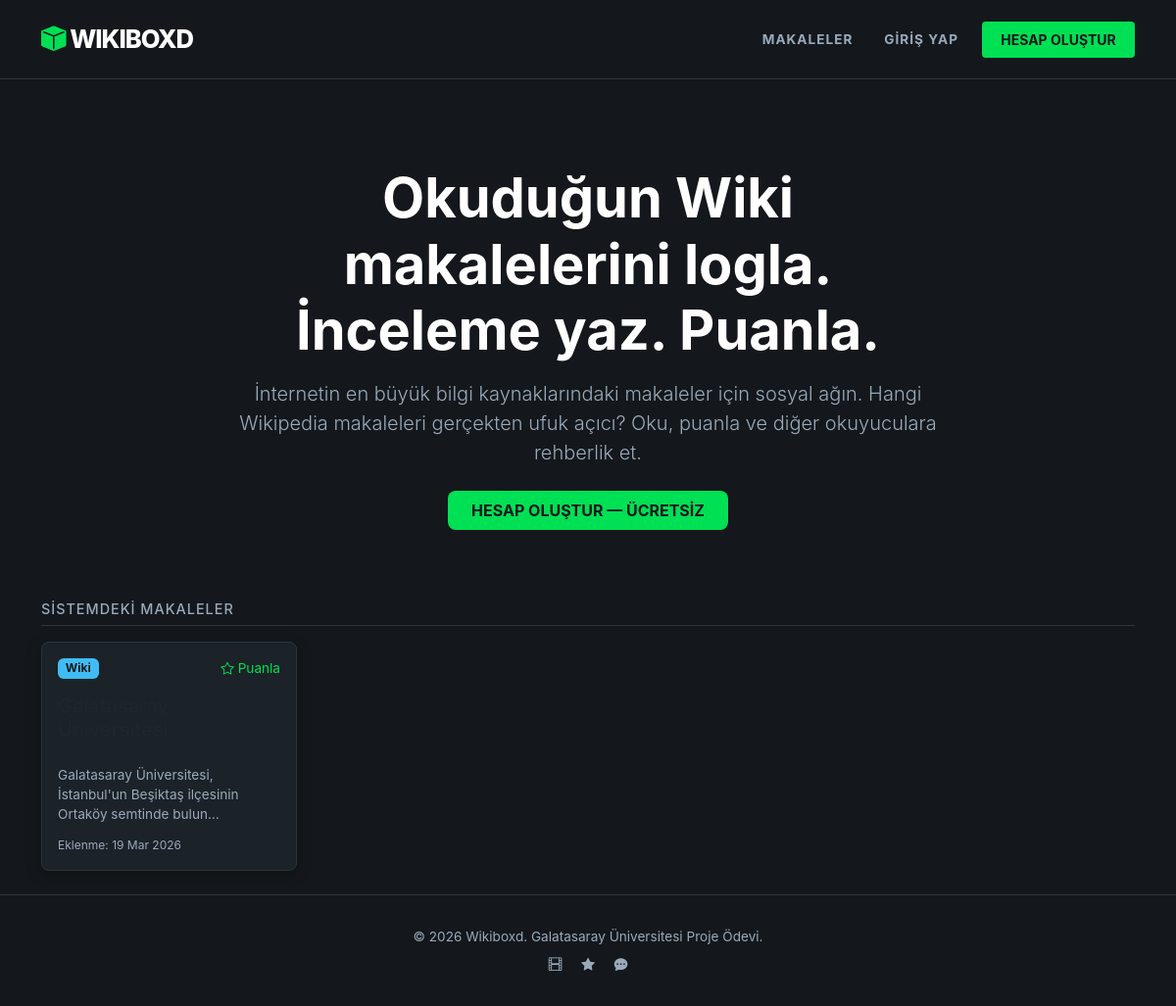
The page / on the database its author committed.
### articles/models.py (models this page shows, shortened)
class Article(models.Model):
    title = models.CharField(max_length=255)
    content = models.TextField()
    wiki_url = models.URLField(max_length=500, null=True, blank=True, unique=True)
    author = models.ForeignKey(User, on_delete=models.SET_NULL, null=True, related_name='articles')
    category = models.ForeignKey(Category, on_delete=models.SET_NULL, null=True, related_name='articles')
    created_at = models.DateTimeField(auto_now_add=True)
    updated_at = models.DateTimeField(auto_now=True)

### articles/views.py (the view)
# urls.py: path('', views.home, name='home'),
def home(request):
    articles_list = Article.objects.all().order_by('-created_at')
    context = {
        'articles': articles_list
    }
    return render(request, 'index.html', context)

### templates/index.html (shortened to what this page needs)
{% extends 'base.html' %}
{% block content %}
{% if not user.is_authenticated %}
<div class="container mt-5">
    <div class="row justify-content-center text-center">
        <div class="col-lg-8">
            <h1 class="display-4 fw-bold text-white mb-3">Okuduğun Wiki makalelerini logla. <br>İnceleme yaz. Puanla.</h1>
            <p class="lead mb-4" style="color: #9ab;">
                İnternetin en büyük bilgi kaynaklarındaki makaleler için sosyal ağın. Hangi Wikipedia makaleleri gerçekten ufuk açıcı? Oku, puanla ve diğer okuyuculara rehberlik et.
            </p>
            <a href="{% url 'users:register' %}" class="btn btn-brand btn-lg px-4 py-2 text-uppercase fs-6">Hesap Oluştur — Ücretsiz</a>
        </div>
    </div>
</div>
{% endif %}
<div class="container mt-5 pt-4">
    <div class="d-flex justify-content-between align-items-center mb-3 border-bottom pb-2" style="border-color: #2C3440 !important;">
        <h5 class="text-uppercase mb-0" style="color: #9ab; letter-spacing: 1px; font-size: 0.9rem;">Sistemdeki Makaleler</h5>
    </div>
    <div class="row row-cols-1 row-cols-md-2 row-cols-lg-4 g-4">
        {% for article in articles %}
        <div class="col">
            <a href="{% url 'articles:detail' article.id %}" class="text-decoration-none">
                <div class="card h-100 card-custom p-3 d-flex flex-column">
                    <div class="d-flex justify-content-between align-items-start mb-2">
                        <span class="badge" style="background-color: #40bcf4; color: #14181C;">Wiki</span>
                        <div style="color: #00E054; font-size: 0.85rem;">
                            <i class="bi bi-star"></i> Puanla
                        </div>
                    </div>
                    <h5 class="card-title mt-2">{{ article.title }}</h5>
                    <p class="card-text mt-auto pt-3 mb-1" style="font-size: 0.85rem; color: #9ab;">
                        {{ article.content|truncatechars:80 }}
                    </p>
                    <div class="text-muted mt-2" style="font-size: 0.75rem;">Eklenme: {{ article.created_at|date:"d M Y" }}</div>
                </div>
            </a>
        </div>
        {% empty %}
        <div class="col-12 text-center py-5">
            <i class="bi bi-journal-x display-1" style="color: #2C3440;"></i>
            <h3 class="text-white mt-3">Henüz hiç makale eklenmemiş</h3>
            <p style="color: #9ab;">Veritabanı şu an boş. Admin paneline gidip ilk makaleyi sen ekleyebilirsin.</p>
        </div>
        {% endfor %}
    </div>
</div>
{% endblock %}

### templates/base.html (style rules this page uses)
:root { --bg-deep: #14181C; --bg-surface: #1b2228; --bg-input: #232a31; --text-main: #deeeff; --text-muted: #9ab; --brand-green: #00E054; --border-color: #2c3440; --input-border: #455568; }
body { background-color: var(--bg-deep); color: var(--text-main); font-family: -apple-system, BlinkMacSystemFont, "Segoe UI", Roboto, Arial, sans-serif; display: flex; flex-direction: column; min-height: 100vh; }
.btn-brand { background-color: var(--brand-green); color: #14181C !important; font-weight: bold; border: none; padding: 0.5rem 1.2rem; transition: transform 0.1s, background-color 0.2s; }
.card-custom { background-color: var(--bg-surface); border: 1px solid var(--border-color); border-radius: 8px; box-shadow: 0 4px 15px rgba(0,0,0,0.3); }
.text-white { color: #ffffff !important; }
.text-muted { color: var(--text-muted) !important; }
::placeholder { color: var(--text-muted) !important; opacity: 0.7; }

### rows shown on the page
Article: content "Galatasaray Üniversitesi, İstanbul'un Beşiktaş ilçesinin Ortaköy semtinde bulun…", created_at "19 Mar 2026"
